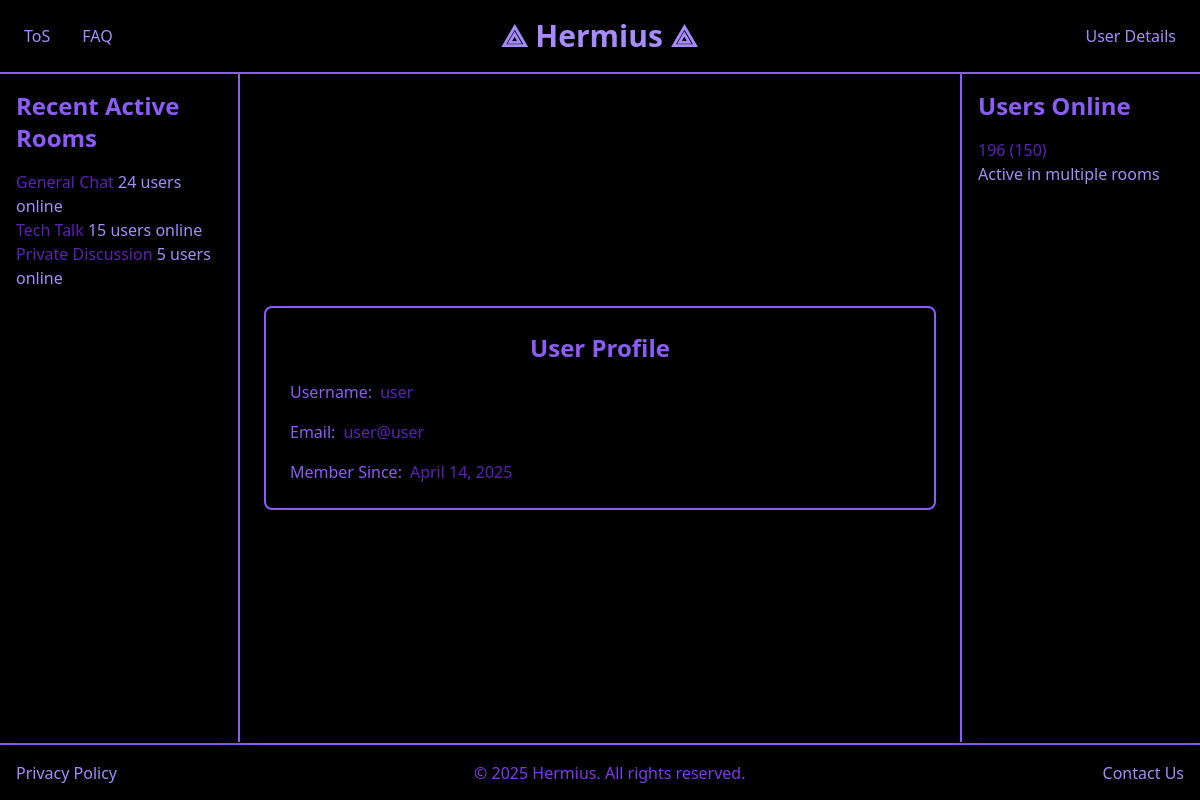
Screenshot of /user_profile (signed in) with the database file from the repository.
### tables this page shows
CREATE TABLE users (
        id INTEGER PRIMARY KEY AUTOINCREMENT,
        username TEXT UNIQUE NOT NULL,
        email TEXT UNIQUE NOT NULL,
        password TEXT NOT NULL,
        member_since TEXT
    );

### app/routes/auth_routes.py (the view)
@auth_routes.route("/user_profile")
def user_profile():
    if "username" not in session:
        flash("Login required", "error")
        return redirect(url_for("auth_routes.login"))
    username = session['username']
    conn = get_db_connection()
    c = conn.cursor()
    user = c.execute('SELECT * FROM users WHERE username = ?', (username,)).fetchone()
    conn.close()
    member_since = datetime.strptime(user[4], '%Y-%m-%d %H:%M:%S.%f')
    return render_template('user_profile.html', user=username, email=user['email'], member_since=member_since)

### app/database/db.py (called while the page is built)
def get_db_connection():
    conn = sqlite3.connect("main.db", check_same_thread=False)
    conn.row_factory = sqlite3.Row
    return conn

### app/templates/user_profile.html (shortened to what this page needs)
<!DOCTYPE html>
<html lang="en">
<head>
    <link rel="stylesheet" href="https://cdn.jsdelivr.net/npm/tailwindcss@2.2.19/dist/tailwind.min.css" />
</head>
<body class="bg-black text-purple-800">
    <header class="bg-black border-b-2 border-purple-500 shadow-md p-4 flex justify-between items-center">
        <nav class="flex space-x-4">
            <a href="{{ url_for('utility_routes.tos') }}" class="text-purple-400 hover:bg-purple-600 hover:text-white p-2 rounded">ToS</a>
            <a href="{{ url_for('utility_routes.faq') }}" class="text-purple-400 hover:bg-purple-600 hover:text-white p-2 rounded">FAQ</a>
        </nav>
        <h1 class="text-3xl font-extrabold">
            <a href="{{ url_for('main_routes.home') }}" class="text-purple-400 hover:text-purple-600">⟁ Hermius ⟁</a>
        </h1>
        <div class="flex space-x-4">
            {% if session.get('username') %}
            <div class="relative" id="user-details-container">
                <button class="text-purple-400 hover:bg-purple-600 hover:text-white p-2 rounded" id="user-details-btn">User Details</button>
            </div>
            {% else %}
            <a href="{{ url_for('auth_routes.login') }}" class="text-purple-400 hover:bg-purple-600 hover:text-white p-2 rounded">Log In</a>
            <a href="{{ url_for('auth_routes.signup') }}" class="text-purple-400 hover:bg-purple-600 hover:text-white p-2 rounded">Sign Up</a>
            {% endif %}
        </div>
    </header>
    <aside class="sidebar left-0 bg-black border-r-2 border-purple-500 shadow-md p-4">
        <h2 class="text-2xl font-bold text-purple-500 mb-4">Recent Active Rooms</h2>
        <ul class="text-purple-800">
            <li>General Chat <span class="text-purple-400">24 users online</span></li>
            <li>Tech Talk <span class="text-purple-400">15 users online</span></li>
            <li>Private Discussion <span class="text-purple-400">5 users online</span></li>
        </ul>
    </aside>
    <aside class="sidebar right-0 bg-black border-l-2 border-purple-500 shadow-md p-4">
        <h2 class="text-2xl font-bold text-purple-500 mb-4">Users Online</h2>
        <p class="text-purple-800">196 (150)</p>
        <p class="text-purple-400">Active in multiple rooms</p>
    </aside>
    <main class="main-content bg-black flex justify-center items-center">
        <div class="container mx-auto p-6 text-center">
            <div class="bg-black shadow-md p-6 rounded-lg border-2 border-purple-500">
                <h3 class="text-2xl font-bold text-purple-500 mb-4">User Profile</h3>
                <div class="space-y-4">
                    <div class="flex items-center space-x-2">
                        <label class="block text-purple-500">Username:</label>
                        <p class="text-purple-800">{{ user }}</p>
                    </div>
                    <div class="flex items-center space-x-2">
                        <label class="block text-purple-500">Email:</label>
                        <p class="text-purple-800">{{ email }}</p>
                    </div>
                    <div class="flex items-center space-x-2">
                        <label class="block text-purple-500">Member Since:</label>
                        <p class="text-purple-800">{{ member_since.strftime('%B %d, %Y') }}</p>
                    </div>
                </div>
            </div>
        </div>
    </main>
    <footer class="p-4 text-purple-600 bg-black border-t-2 border-purple-500 shadow-md flex justify-between items-center">
        <a href="" class="text-purple-400 hover:text-purple-600">Privacy Policy</a>
        <p>&copy; <span id="year"></span> Hermius. All rights reserved.</p>
        <a href="{{ url_for('utility_routes.contact') }}" class="text-purple-400 hover:text-purple-600">Contact Us</a>
    </footer>
</body>
</html>

### app/templates/user_profile.html (style rules this page uses)
.sidebar { position: fixed; top: 4.6rem; bottom: 3.6rem; width: 20%; overflow-y: auto; }
.main-content { margin-left: 20%; margin-right: 20%; min-height: calc(100vh - 8.2rem); }

### rows the page displays
users: username "user", email "user@user", strftime "April 14, 2025"
